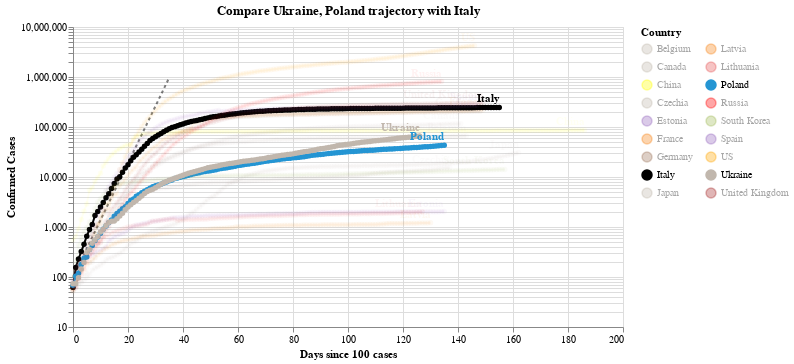

Source (notebook cell):
### Code cell
#hide_input
chart2 = make_since_chart(dff2, ['Ukraine', 'Poland'], baseline_countries)
chart2

### Figure 1 — Vega-Lite specification as saved in the notebook (floating-point values rounded to 4 significant figures; data arrays with more than 128 entries replaced by an {"elided": "..."} marker saying what was removed)
{"config": {"view": {"continuousWidth": 400, "continuousHeight": 300}}, "layer": [{"data": {"name": "data-628230001892d6798b50651be41d1b3e"}, "mark": {"type": "line", "color": "black", "opacity": 0.5, "strokeDash": [3, 3]}, "encoding": {"x": {"type": "quantitative", "field": "Days since 100 cases"}, "y": {"type": "quantitative", "field": "Confirmed Cases"}}}, {"data": {"name": "data-0d5bdc25f71b901fd9d8be1a9368fc26"}, "mark": {"type": "line", "point": true}, "encoding": {"color": {"type": "nominal", "field": "Country", "legend": {"columns": 2}, "scale": {"domain": ["Belgium", "Canada", "China", "Czechia", "Estonia", "France", "Germany", "Italy", "Japan", "Latvia", "Lithuania", "Poland", "Russia", "South Korea", "Spain", "US", "Ukraine", "United Kingdom"], "range": ["#C1B7AD", "#C1B7AD", "yellow", "#C1B7AD", "#9467bd", "#F58518", "#9D755D", "black", "#C1B7AD", "#F58518", "#E45756", "#2495D3", "red", "#A1BA59", "#9467bd", "orange", "#C1B7AD", "brown"]}}, "opacity": {"condition": {"value": 1, "selection": "selector003"}, "value": 0.05}, "tooltip": [{"type": "nominal", "field": "Country"}, {"type": "temporal", "field": "Date"}, {"type": "quantitative", "field": "Confirmed Cases"}, {"type": "quantitative", "field": "Days since 100 cases"}], "x": {"type": "quantitative", "field": "Days since 100 cases"}, "y": {"type": "quantitative", "field": "Confirmed Cases", "scale": {"type": "log"}}}, "selection": {"selector003": {"type": "multi", "fields": ["Country"], "bind": "legend", "init": [{"Country": "Ukraine"}, {"Country": "Poland"}, {"Country": "Italy"}]}}, "width": 550}, {"data": {"name": "data-0d5bdc25f71b901fd9d8be1a9368fc26"}, "mark": {"type": "text", "align": "right", "dy": -8, "fontWeight": "bold"}, "encoding": {"color": {"type": "nominal", "field": "Country", "legend": {"columns": 2}, "scale": {"domain": ["Belgium", "Canada", "China", "Czechia", "Estonia", "France", "Germany", "Italy", "Japan", "Latvia", "Lithuania", "Poland", "Russia", "South Korea", "Spain", "US", "Ukraine", "United Kingdom"], "range": ["#C1B7AD", "#C1B7AD", "yellow", "#C1B7AD", "#9467bd", "#F58518", "#9D755D", "black", "#C1B7AD", "#F58518", "#E45756", "#2495D3", "red", "#A1BA59", "#9467bd", "orange", "#C1B7AD", "brown"]}}, "opacity": {"condition": {"value": 1, "selection": "selector003"}, "value": 0.05}, "text": {"type": "nominal", "field": "Country"}, "tooltip": [{"type": "nominal", "field": "Country"}, {"type": "temporal", "field": "Date"}, {"type": "quantitative", "field": "Confirmed Cases"}, {"type": "quantitative", "field": "Days since 100 cases"}], "x": {"type": "quantitative", "field": "Days since 100 cases"}, "y": {"type": "quantitative", "field": "Confirmed Cases", "scale": {"type": "log"}}}, "transform": [{"filter": "(datum['Date'] >= 1595721600000)"}], "width": 550}], "title": "Compare Ukraine, Poland trajectory with Italy", "$schema": "https://vega.github.io/schema/vega-lite/v4.0.2.json", "datasets": {"data-628230001892d6798b50651be41d1b3e": [{"Days since 100 cases": 0, "Confirmed Cases": 100.0}, {"Days since 100 cases": 1, "Confirmed Cases": 130.0}, {"Days since 100 cases": 2, "Confirmed Cases": 169.0}, {"Days since 100 cases": 3, "Confirmed Cases": 219.7}, {"Days since 100 cases": 4, "Confirmed Cases": 285.6}, {"Days since 100 cases": 5, "Confirmed Cases": 371.3}, {"Days since 100 cases": 6, "Confirmed Cases": 482.7}, {"Days since 100 cases": 7, "Confirmed Cases": 627.5}, {"Days since 100 cases": 8, "Confirmed Cases": 815.7}, {"Days since 100 cases": 9, "Confirmed Cases": 1060.0}, {"Days since 100 cases": 10, "Confirmed Cases": 1379.0}, {"Days since 100 cases": 11, "Confirmed Cases": 1792.0}, {"Days since 100 cases": 12, "Confirmed Cases": 2330.0}, {"Days since 100 cases": 13, "Confirmed Cases": 3029.0}, {"Days since 100 cases": 14, "Confirmed Cases": 3937.0}, {"Days since 100 cases": 15, "Confirmed Cases": 5119.0}, {"Days since 100 cases": 16, "Confirmed Cases": 6654.0}, {"Days since 100 cases": 17, "Confirmed Cases": 8650.0}, {"Days since 100 cases": 18, "Confirmed Cases": 11250.0}, {"Days since 100 cases": 19, "Confirmed Cases": 14620.0}, {"Days since 100 cases": 20, "Confirmed Cases": 19000.0}, {"Days since 100 cases": 21, "Confirmed Cases": 24710.0}, {"Days since 100 cases": 22, "Confirmed Cases": 32120.0}, {"Days since 100 cases": 23, "Confirmed Cases": 41750.0}, {"Days since 100 cases": 24, "Confirmed Cases": 54280.0}, {"Days since 100 cases": 25, "Confirmed Cases": 70560.0}, {"Days since 100 cases": 26, "Confirmed Cases": 91730.0}, {"Days since 100 cases": 27, "Confirmed Cases": 119300.0}, {"Days since 100 cases": 28, "Confirmed Cases": 155000.0}, {"Days since 100 cases": 29, "Confirmed Cases": 201500.0}, {"Days since 100 cases": 30, "Confirmed Cases": 262000.0}, {"Days since 100 cases": 31, "Confirmed Cases": 340600.0}, {"Days since 100 cases": 32, "Confirmed Cases": 442800.0}, {"Days since 100 cases": 33, "Confirmed Cases": 575600.0}, {"Days since 100 cases": 34, "Confirmed Cases": 748300.0}, {"Days since 100 cases": 35, "Confirmed Cases": 972800.0}], "data-0d5bdc25f71b901fd9d8be1a9368fc26": {"elided": "2625 records"}}}
